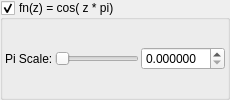
      <widget class="MyGroupBox" name="groupCheck_transf_function_enabledBx_false">
       <property name="toolTip">
        <string/>
       </property>
       <property name="title">
        <string notr="true">fn(z) = cos( z * pi)</string>
       </property>
       <property name="checkable">
        <bool>true</bool>
       </property>
       <layout class="QVBoxLayout" name="verticalLayout_52">
        <property name="spacing">
         <number>2</number>
        </property>
        <property name="leftMargin">
         <number>2</number>
        </property>
        <property name="topMargin">
         <number>2</number>
        </property>
        <property name="rightMargin">
         <number>2</number>
        </property>
        <property name="bottomMargin">
         <number>2</number>
        </property>
        <item>
         <layout class="QGridLayout" name="gridLayout_26">
          <property name="spacing">
           <number>2</number>
          </property>
          <item row="0" column="0">
           <widget class="QLabel" name="label_170">
            <property name="text">
             <string>Pi Scale:</string>
            </property>
           </widget>
          </item>
          <item row="0" column="1">
           <widget class="QSlider" name="slider_transf_scaleC_1">
            <property name="sizePolicy">
             <sizepolicy hsizetype="Expanding" vsizetype="Maximum">
              <horstretch>0</horstretch>
              <verstretch>0</verstretch>
             </sizepolicy>
            </property>
            <property name="minimum">
             <number>0</number>
            </property>
            <property name="maximum">
             <number>10000000</number>
            </property>
            <property name="value">
             <number>0</number>
            </property>
            <property name="sliderPosition">
             <number>0</number>
            </property>
            <property name="orientation">
             <enum>Qt::Horizontal</enum>
            </property>
           </widget>
          </item>
          <item row="0" column="2">
           <widget class="MyDoubleSpinBox" name="spinbox_transf_scaleC_1">
            <property name="sizePolicy">
             <sizepolicy hsizetype="Minimum" vsizetype="Maximum">
              <horstretch>0</horstretch>
              <verstretch>0</verstretch>
             </sizepolicy>
            </property>
            <property name="prefix">
             <string/>
            </property>
            <property name="suffix">
             <string/>
            </property>
            <property name="decimals">
             <number>6</number>
            </property>
            <property name="minimum">
             <double>0.000000000000000</double>
            </property>
            <property name="maximum">
             <double>10.000000000000000</double>
            </property>
            <property name="singleStep">
             <double>0.100000000000000</double>
            </property>
           </widget>
          </item>
         </layout>
        </item>
       </layout>
      </widget>
